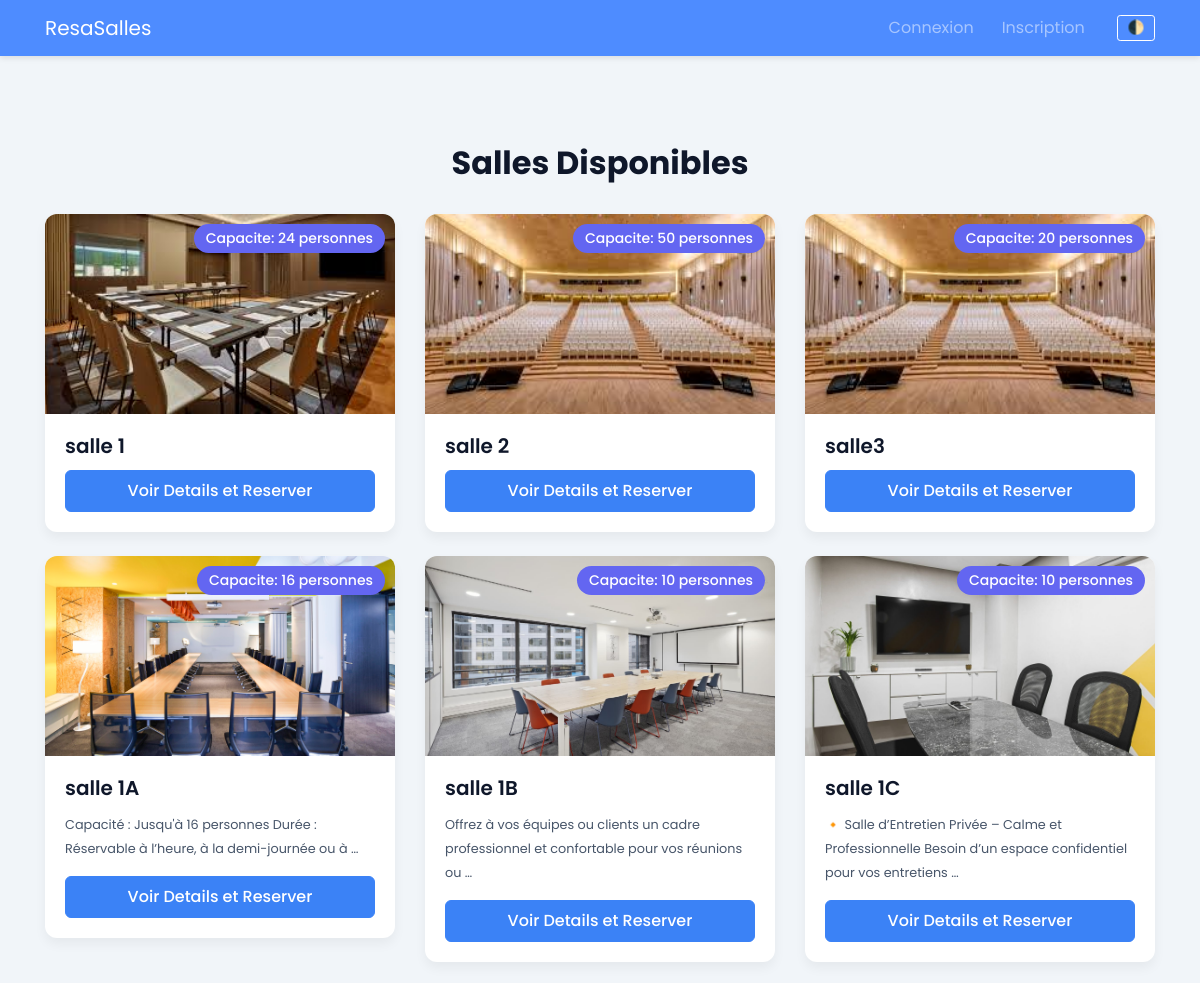
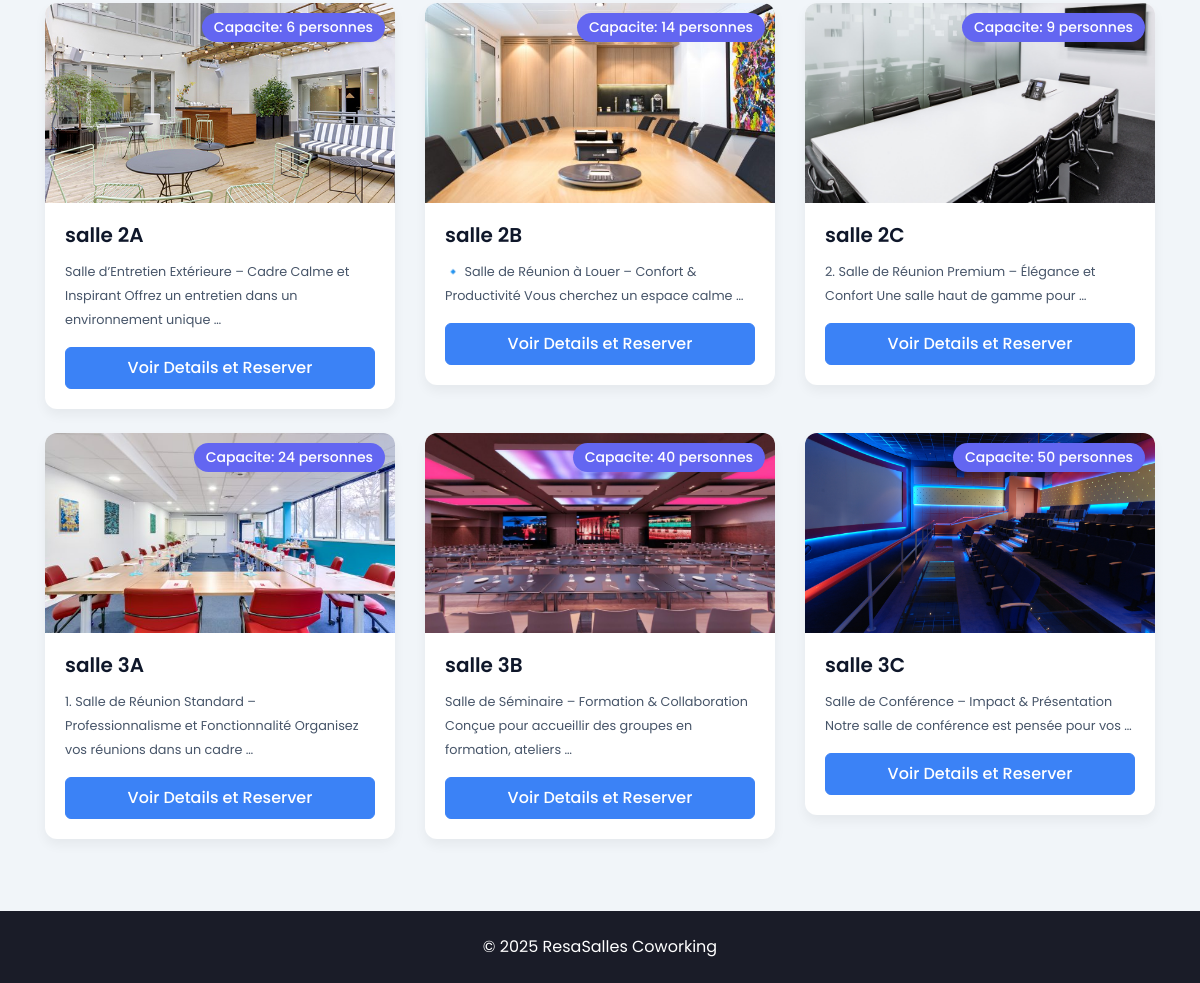
The page / on the database its author committed (2 pictures, top to bottom).
### booking/models.py (models this page shows, shortened)
class Room(models.Model):
    name = models.CharField(max_length=100, unique=True)
    capacity = models.IntegerField()
    description = models.TextField(blank=True, null=True)
    photo = models.ImageField(upload_to='room_photos/', blank=True, null=True)

### booking/views.py (the view)
# urls.py: path('', RoomListView.as_view(), name='room_list'),
class RoomListView(ListView):
    model = Room
    template_name = 'booking/room_list.html'
    context_object_name = 'rooms'

### booking/templates/booking/room_list.html (shortened to what this page needs)
{% extends "booking/base.html" %}
{% block content %}
<h1>Salles Disponibles</h1>
<div class="row">
    {% for room in rooms %}
    <div class="col-md-4 mb-4">
        <div class="card">
            <div class="capacity-badge">Capacite: {{ room.capacity }} personnes</div>
            {% if room.photo %}
                <img src="{{ room.photo.url }}" class="card-img-top room-photo" alt="Photo de {{ room.name }}" >
            {% else %}
                <div class="card-img-top room-photo bg-secondary text-white d-flex align-items-center justify-content-center">
                    <span>Pas d'image</span>
                </div>
            {% endif %}
            <div class="card-body">
                <h5 class="card-title">{{ room.name }}</h5>
                {% if room.description %}
                    <p class="card-text"><small>{{ room.description|truncatewords:15 }}</small></p>
                {% endif %}
                <a href="{% url 'room_detail' room.pk %}" class="btn btn-primary">Voir Details et Reserver</a>
            </div>
        </div>
    </div>
    {% empty %}
    <div class="col">
        <div class="empty-state">
            <p class="mb-0">Aucune salle n'est actuellement enregistree.</p>
        </div>
    </div>
    {% endfor %}
</div>
{% endblock %}

### booking/templates/booking/base.html (shortened to what this page needs)
<!DOCTYPE html>
<html lang="fr">
<head>
  <link href="https://stackpath.bootstrapcdn.com/bootstrap/4.5.2/css/bootstrap.min.css" rel="stylesheet" />
</head>
<body>
  <nav class="navbar navbar-expand-lg navbar-dark fixed-top">
    <div class="container">
      <a class="navbar-brand" href="{% url 'room_list' %}">ResaSalles</a>
      <div class="collapse navbar-collapse" id="navbarNav">
        <ul class="navbar-nav ml-auto">
          {% if user.is_authenticated %}
            {% if user.is_staff %}
            <li class="nav-item">
              <a class="nav-link" href="{% url 'dashboard' %}">Tableau de bord</a>
            </li>
            <li class="nav-item">
              <a class="nav-link" href="{% url 'admin:index' %}" target="_blank">Admin Panel</a>
            </li>
            {% endif %}
            <li class="nav-item">
              <span class="navbar-text">Bonjour, {{ user.username }}</span>
            </li>
            <li class="nav-item">
              <form method="post" action="{% url 'logout' %}">
                {% csrf_token %}
                <button type="submit" class="btn btn-outline-light btn-sm">Déconnexion</button>
              </form>
            </li>
          {% else %}
            <li class="nav-item">
              <a class="nav-link" href="{% url 'login' %}">Connexion</a>
            </li>
            <li class="nav-item">
              <a class="nav-link" href="{% url 'register' %}">Inscription</a>
            </li>
          {% endif %}
          <li class="nav-item">
            <button id="toggleMode" class="btn btn-sm btn-theme"> 🌓 </button>
          </li>
        </ul>
      </div>
    </div>
  </nav>
  <main class="container mt-5 pt-3">
    {% block content %}{% endblock %}
  </main>
  <footer class="text-center mt-5 py-4">
    <p class="mb-0">© {% now "Y" %} ResaSalles Coworking</p>
  </footer>
</body>
</html>

### booking/templates/booking/base.html (style rules this page uses)
body { padding-top: 80px; background-color: #f2f6fa; color: #212529; transition: background-color 0.3s, color 0.3s; }
.navbar { background-color: #4E8CFF; box-shadow: 0 2px 6px rgba(0,0,0,0.1); transition: background-color 0.3s; }
.navbar-nav .nav-item, .navbar-nav .nav-link, .navbar-text, .navbar form { display: flex; align-items: center; margin-bottom: 0; }
.navbar-nav.ml-auto { display: flex; align-items: center; gap: 0.75rem; }
.navbar .btn-sm { line-height: 1; padding: 0.35rem 0.6rem; font-size: 0.85rem; }
.btn-theme { border: 1px solid white; margin-left: 0.75rem; }
.room-photo { width: 100%; height: 200px; object-fit: cover; border-top-left-radius: 0.5rem; border-top-right-radius: 0.5rem; }
.btn-primary { background-color: #4E8CFF; border-color: #4E8CFF; }
footer { background-color: #1A1C28; color: white; transition: background-color 0.3s; }

### booking/templates/booking/room_list.html (style rules this page uses)
body { font-family: 'Poppins', sans-serif; background-color: #f1f5f9; color: #1e293b; }
h1 { font-size: 2rem; font-weight: 700; text-align: center; margin-bottom: 2rem; color: #0f172a; }
.card { border: none; border-radius: 0.75rem; overflow: hidden; background-color: #ffffff; box-shadow: 0 6px 12px rgba(0, 0, 0, 0.05); transition: transform 0.3s ease, box-shadow 0.3s ease; position: relative; }
.room-photo { height: 200px; object-fit: cover; }
.card-title { font-size: 1.25rem; font-weight: 600; color: #0f172a; }
.card-text { color: #475569; }
.capacity-badge { position: absolute; top: 10px; right: 10px; background-color: #6366f1; color: #ffffff; padding: 0.25rem 0.75rem; border-radius: 9999px; font-size: 0.875rem; font-weight: 500; z-index: 10; }
.btn-primary { background-color: #3b82f6; border-color: #3b82f6; color: white; font-weight: 500; padding: 0.5rem 1rem; border-radius: 0.375rem; transition: all 0.3s ease; width: 100%; text-align: center; }

### rows shown on the page
Room: capacity "24", photo (picture), name "salle 1"
Room: capacity "50", photo (picture), name "salle 2"
Room: capacity "20", photo (picture), name "salle3"
Room: capacity "16", photo (picture), name "salle 1A", description "Capacité : Jusqu'à 16 personnes Durée : Réservable à l’heure, à la demi-journée ou à …"
Room: capacity "10", photo (picture), name "salle 1B", description "Offrez à vos équipes ou clients un cadre professionnel et confortable pour vos réunions ou …"
Room: capacity "10", photo (picture), name "salle 1C", description "🔸 Salle d’Entretien Privée – Calme et Professionnelle Besoin d’un espace confidentiel pour vos entretiens …"
Room: capacity "6", photo (picture), name "salle 2A", description "Salle d’Entretien Extérieure – Cadre Calme et Inspirant Offrez un entretien dans un environnement unique …"
Room: capacity "14", photo (picture), name "salle 2B", description "🔹 Salle de Réunion à Louer – Confort & Productivité Vous cherchez un espace calme …"
Room: capacity "9", photo (picture), name "salle 2C", description "2. Salle de Réunion Premium – Élégance et Confort Une salle haut de gamme pour …"
Room: capacity "24", photo (picture), name "salle 3A", description "1. Salle de Réunion Standard – Professionnalisme et Fonctionnalité Organisez vos réunions dans un cadre …"
Room: capacity "40", photo (picture), name "salle 3B", description "Salle de Séminaire – Formation & Collaboration Conçue pour accueillir des groupes en formation, ateliers …"
Room: capacity "50", photo (picture), name "salle 3C", description "Salle de Conférence – Impact & Présentation Notre salle de conférence est pensée pour vos …"
